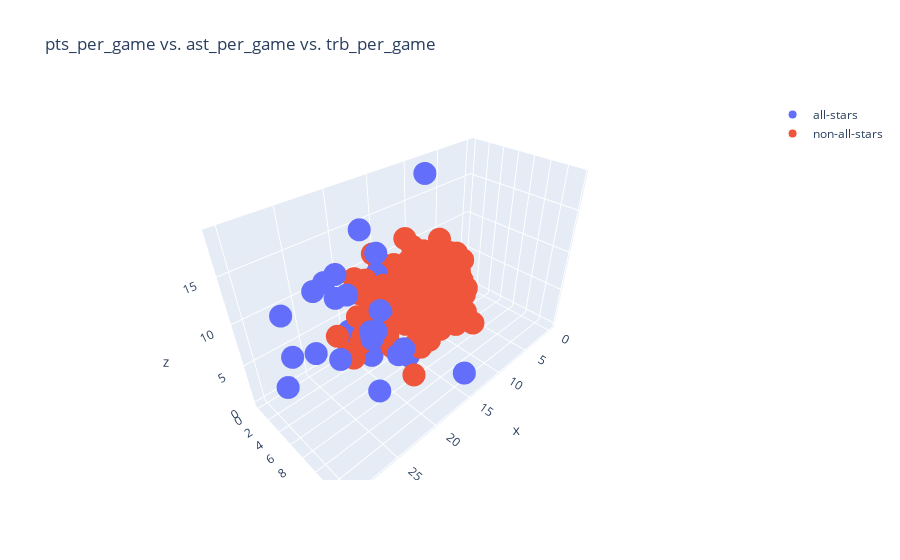

This figure's notebook cell:
### Code cell
logreg_classify(1992, 1993, "pts_per_game", "ast_per_game", "trb_per_game")

### Figure 1 — Plotly figure (JSON) as saved in the notebook; plotly's stock layout.template omitted (floating-point values rounded to 4 significant figures; data arrays with more than 128 entries replaced by an {"elided": "..."} marker saying what was removed)
{"data": [{"mode": "markers", "name": "all-stars", "text": ["Brad Daugherty", "Charles Barkley", "Chris Mullin", "Clyde Drexler", "Dan Majerle", "David Robinson", "Dennis Rodman", "Dikembe Mutombo", "Dominique Wilkins", "Hakeem Olajuwon", "Isiah Thomas", "James Worthy", "Jeff Hornacek", "Joe Dumars", "John Stockton", "Karl Malone", "Kevin Willis", "Larry Bird", "Mark Price", "Michael Adams", "Michael Jordan", "Otis Thorpe", "Patrick Ewing", "Reggie Lewis", "Scottie Pippen", "Tim Hardaway"], "type": "scatter3d", "x": [21.5, 23.1, 25.6, 25, 17.3, 23.2, 9.8, 16.6, 28.1, 21.6, 18.5, 19.9, 20.1, 19.9, 15.8, 28, 18.3, 20.2, 17.3, 18.1, 30.1, 17.3, 24, 20.8, 21, 23.4], "y": [3.6, 4.1, 3.5, 6.7, 3.3, 2.7, 2.3, 2.2, 3.8, 2.2, 7.2, 4.7, 5.1, 4.6, 13.7, 3, 2.1, 6.8, 7.4, 7.6, 6.1, 3, 1.9, 2.3, 7, 10], "z": [10.4, 11.1, 5.6, 6.6, 5.9, 12.2, 18.7, 12.3, 7, 12.1, 3.2, 5.6, 5, 2.3, 3.3, 11.2, 15.5, 9.6, 2.4, 4, 6.4, 10.5, 11.2, 4.8, 7.7, 3.8]}, {"mode": "markers", "name": "non-all-stars", "text": {"elided": "360 str values"}, "type": "scatter3d", "x": {"elided": "360 float values"}, "y": {"elided": "360 float values"}, "z": {"elided": "360 float values"}}], "layout": {"title": {"text": "pts_per_game vs. ast_per_game vs. trb_per_game"}}}
